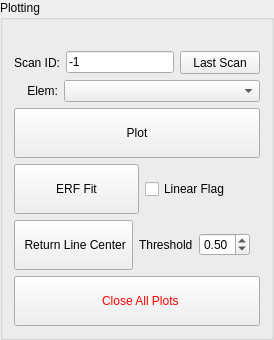
           <widget class="QGroupBox" name="groupBox">
            <property name="sizePolicy">
             <sizepolicy hsizetype="Preferred" vsizetype="Preferred">
              <horstretch>0</horstretch>
              <verstretch>0</verstretch>
             </sizepolicy>
            </property>
            <property name="title">
             <string>Plotting</string>
            </property>
            <layout class="QGridLayout" name="gridLayout_55">
             <item row="0" column="0">
              <widget class="QLabel" name="label_51">
               <property name="sizePolicy">
                <sizepolicy hsizetype="Preferred" vsizetype="Fixed">
                 <horstretch>0</horstretch>
                 <verstretch>0</verstretch>
                </sizepolicy>
               </property>
               <property name="text">
                <string/>
               </property>
              </widget>
             </item>
             <item row="1" column="0" colspan="2">
              <layout class="QGridLayout" name="gridLayout_51">
               <property name="rightMargin">
                <number>0</number>
               </property>
               <item row="1" column="0">
                <layout class="QGridLayout" name="gridLayout_10">
                 <item row="0" column="0">
                  <widget class="QLabel" name="label_48">
                   <property name="sizePolicy">
                    <sizepolicy hsizetype="Fixed" vsizetype="Preferred">
                     <horstretch>0</horstretch>
                     <verstretch>0</verstretch>
                    </sizepolicy>
                   </property>
                   <property name="text">
                    <string>    Elem:</string>
                   </property>
                  </widget>
                 </item>
                 <item row="0" column="1">
                  <widget class="QComboBox" name="cb_plot_elem">
                   <property name="sizePolicy">
                    <sizepolicy hsizetype="Preferred" vsizetype="Fixed">
                     <horstretch>0</horstretch>
                     <verstretch>0</verstretch>
                    </sizepolicy>
                   </property>
                  </widget>
                 </item>
                </layout>
               </item>
               <item row="0" column="0">
                <layout class="QGridLayout" name="gridLayout_2">
                 <item row="0" column="0">
                  <widget class="QLabel" name="label_47">
                   <property name="sizePolicy">
                    <sizepolicy hsizetype="Fixed" vsizetype="Preferred">
                     <horstretch>0</horstretch>
                     <verstretch>0</verstretch>
                    </sizepolicy>
                   </property>
                   <property name="text">
                    <string>Scan ID:</string>
                   </property>
                  </widget>
                 </item>
                 <item row="0" column="1">
                  <widget class="QLineEdit" name="le_plot_sd">
                   <property name="sizePolicy">
                    <sizepolicy hsizetype="Preferred" vsizetype="Fixed">
                     <horstretch>0</horstretch>
                     <verstretch>0</verstretch>
                    </sizepolicy>
                   </property>
                   <property name="text">
                    <string>-1</string>
                   </property>
                  </widget>
                 </item>
                 <item row="0" column="2">
                  <widget class="QPushButton" name="pb_plot_last">
                   <property name="sizePolicy">
                    <sizepolicy hsizetype="Fixed" vsizetype="Fixed">
                     <horstretch>0</horstretch>
                     <verstretch>0</verstretch>
                    </sizepolicy>
                   </property>
                   <property name="minimumSize">
                    <size>
                     <width>80</width>
                     <height>23</height>
                    </size>
                   </property>
                   <property name="text">
                    <string>Last Scan</string>
                   </property>
                  </widget>
                 </item>
                </layout>
               </item>
              </layout>
             </item>
             <item row="3" column="0" colspan="2">
              <layout class="QGridLayout" name="gridLayout_54">
               <property name="rightMargin">
                <number>10</number>
               </property>
               <item row="0" column="0">
                <layout class="QGridLayout" name="gridLayout_5">
                 <item row="0" column="0">
                  <widget class="QPushButton" name="pb_erf_fit">
                   <property name="sizePolicy">
                    <sizepolicy hsizetype="Preferred" vsizetype="Fixed">
                     <horstretch>0</horstretch>
                     <verstretch>0</verstretch>
                    </sizepolicy>
                   </property>
                   <property name="text">
                    <string> 
ERF Fit
</string>
                   </property>
                  </widget>
                 </item>
                 <item row="0" column="1">
                  <widget class="QCheckBox" name="cb_erf_linear_flag">
                   <property name="sizePolicy">
                    <sizepolicy hsizetype="Fixed" vsizetype="Fixed">
                     <horstretch>0</horstretch>
                     <verstretch>0</verstretch>
                    </sizepolicy>
                   </property>
                   <property name="layoutDirection">
                    <enum>Qt::LeftToRight</enum>
                   </property>
                   <property name="text">
                    <string>Linear Flag      </string>
                   </property>
                  </widget>
                 </item>
                </layout>
               </item>
               <item row="1" column="0">
                <layout class="QGridLayout" name="gridLayout_18">
                 <item row="0" column="1">
                  <layout class="QHBoxLayout" name="horizontalLayout_14">
                   <property name="rightMargin">
                    <number>0</number>
                   </property>
                   <item>
                    <widget class="QLabel" name="label_49">
                     <property name="sizePolicy">
                      <sizepolicy hsizetype="Fixed" vsizetype="Fixed">
                       <horstretch>0</horstretch>
                       <verstretch>0</verstretch>
                      </sizepolicy>
                     </property>
                     <property name="text">
                      <string>Threshold</string>
                     </property>
                    </widget>
                   </item>
                   <item>
                    <widget class="QDoubleSpinBox" name="dsb_line_center_thre">
                     <property name="sizePolicy">
                      <sizepolicy hsizetype="Fixed" vsizetype="Fixed">
                       <horstretch>0</horstretch>
                       <verstretch>0</verstretch>
                      </sizepolicy>
                     </property>
                     <property name="minimum">
                      <double>0.010000000000000</double>
                     </property>
                     <property name="maximum">
                      <double>1.000000000000000</double>
                     </property>
                     <property name="value">
                      <double>0.500000000000000</double>
                     </property>
                    </widget>
                   </item>
                  </layout>
                 </item>
                 <item row="0" column="0">
                  <widget class="QPushButton" name="pb_plot_line_center">
                   <property name="sizePolicy">
                    <sizepolicy hsizetype="Preferred" vsizetype="Fixed">
                     <horstretch>0</horstretch>
                     <verstretch>0</verstretch>
                    </sizepolicy>
                   </property>
                   <property name="text">
                    <string> 
 Return Line Center 
 </string>
                   </property>
                  </widget>
                 </item>
                </layout>
               </item>
              </layout>
             </item>
             <item row="2" column="0" colspan="2">
              <widget class="QPushButton" name="pb_plot">
               <property name="sizePolicy">
                <sizepolicy hsizetype="Preferred" vsizetype="Fixed">
                 <horstretch>0</horstretch>
                 <verstretch>0</verstretch>
                </sizepolicy>
               </property>
               <property name="styleSheet">
                <string notr="true">QPushButton:pressed{ 
	background-color: rgb(255, 0, 0); 
	}</string>
               </property>
               <property name="text">
                <string>  
Plot
</string>
               </property>
              </widget>
             </item>
             <item row="4" column="0" colspan="2">
              <widget class="QPushButton" name="pb_close_all_plot">
               <property name="sizePolicy">
                <sizepolicy hsizetype="Preferred" vsizetype="Fixed">
                 <horstretch>0</horstretch>
                 <verstretch>0</verstretch>
                </sizepolicy>
               </property>
               <property name="styleSheet">
                <string notr="true">color: rgb(255, 0, 0);</string>
               </property>
               <property name="text">
                <string>
  Close All Plots 
</string>
               </property>
              </widget>
             </item>
            </layout>
           </widget>
